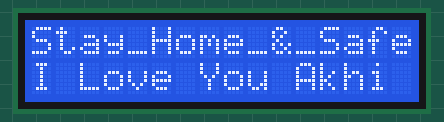
The sketch below on a simulated Arduino Uno, built with avr-gcc and run on an emulated ATmega328P. Parts: 16×2 character LCD.

Above: at 0.1 s.
At 0.6 s:
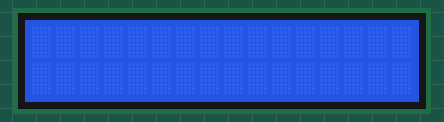

The sketch:

1.6_LCD_DISPLAY.ino
```cpp
#include<LiquidCrystal.h>
LiquidCrystal lcd(10,9,7,6,5,4);
String a="I Love You Akhi";
void setup() {
  // put your setup code here, to run once:
lcd.begin(16,2);
}

void loop() {
  // put your main code here, to run repeatedly:
  lcd.setCursor(0,0);
  lcd.print("Stay_Home_&_Safe");
  lcd.setCursor(0,1);
  lcd.print(a);
  delay(500);
  lcd.clear();
  delay(500);


}
```

Measured:
- what the display in image 1 shows lasts 0.5 s, from 0.6 s to 1.1 s
